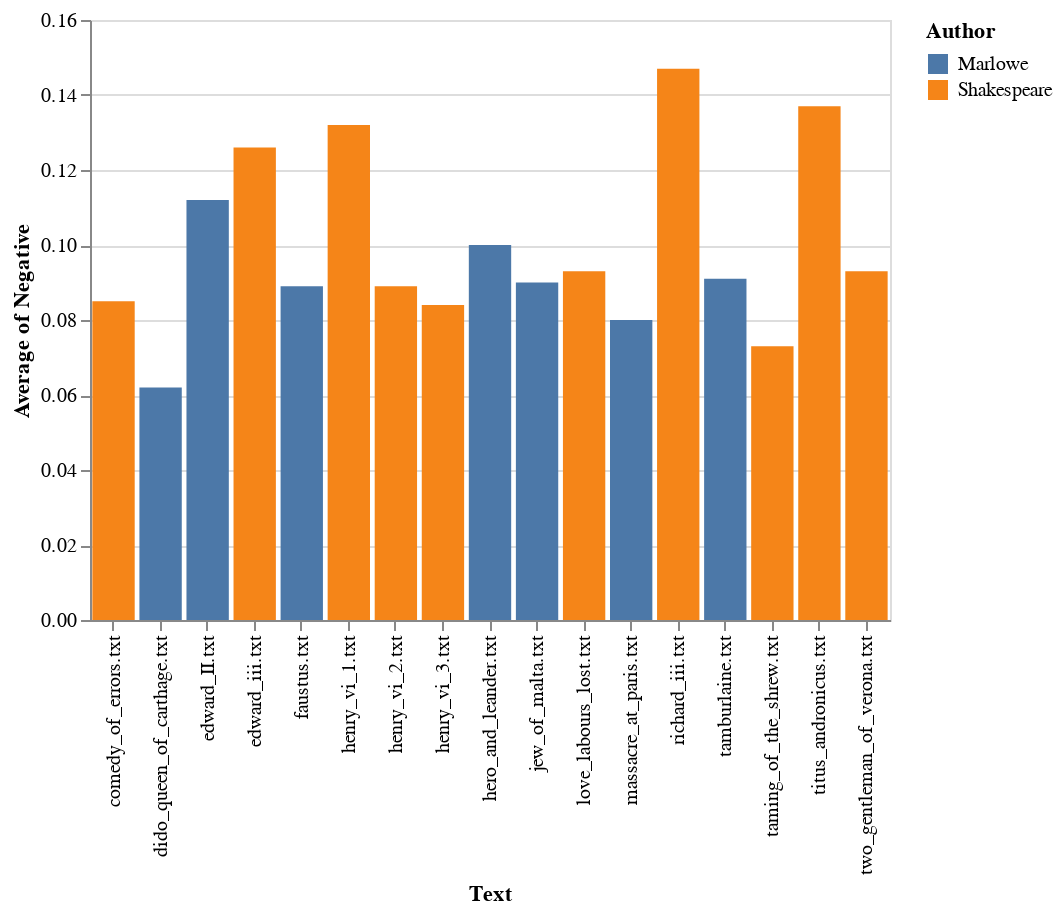

Source (notebook cell):
### Markdown cell above
RESPONSE: These first two charts were kind of interesting as they short which author's plays either carried more negative or positive sentiment. Although this doesn't necessarly show any indication of collaboration, it's interesting to see the style of each particular play

### Code cell
alt.Chart(df).mark_bar().encode(x='Text',y='average(Negative)', color="Author")

### Figure 1 — Vega-Lite specification as saved in the notebook (floating-point values rounded to 4 significant figures)
{"$schema": "https://vega.github.io/schema/vega-lite/v2.6.0.json", "config": {"view": {"height": 300, "width": 400}}, "data": {"name": "data-033e35f39209e7bd9450bf4e917ef80e"}, "datasets": {"data-033e35f39209e7bd9450bf4e917ef80e": [{"Author": "Marlowe", "Negative": 0.09, "Neutral": 0.79, "Positive": 0.12, "Text": "jew_of_malta.txt"}, {"Author": "Marlowe", "Negative": 0.08, "Neutral": 0.798, "Positive": 0.121, "Text": "massacre_at_paris.txt"}, {"Author": "Marlowe", "Negative": 0.091, "Neutral": 0.768, "Positive": 0.141, "Text": "tamburlaine.txt"}, {"Author": "Marlowe", "Negative": 0.089, "Neutral": 0.792, "Positive": 0.119, "Text": "faustus.txt"}, {"Author": "Marlowe", "Negative": 0.062, "Neutral": 0.851, "Positive": 0.087, "Text": "dido_queen_of_carthage.txt"}, {"Author": "Marlowe", "Negative": 0.112, "Neutral": 0.755, "Positive": 0.133, "Text": "edward_II.txt"}, {"Author": "Marlowe", "Negative": 0.1, "Neutral": 0.71, "Positive": 0.19, "Text": "hero_and_leander.txt"}, {"Author": "Shakespeare", "Negative": 0.084, "Neutral": 0.794, "Positive": 0.122, "Text": "henry_vi_3.txt"}, {"Author": "Shakespeare", "Negative": 0.093, "Neutral": 0.729, "Positive": 0.179, "Text": "love_labours_lost.txt"}, {"Author": "Shakespeare", "Negative": 0.089, "Neutral": 0.797, "Positive": 0.114, "Text": "henry_vi_2.txt"}, {"Author": "Shakespeare", "Negative": 0.132, "Neutral": 0.731, "Positive": 0.138, "Text": "henry_vi_1.txt"}, {"Author": "Shakespeare", "Negative": 0.147, "Neutral": 0.695, "Positive": 0.157, "Text": "richard_iii.txt"}, {"Author": "Shakespeare", "Negative": 0.073, "Neutral": 0.767, "Positive": 0.159, "Text": "taming_of_the_shrew.txt"}, {"Author": "Shakespeare", "Negative": 0.093, "Neutral": 0.733, "Positive": 0.174, "Text": "two_gentleman_of_verona.txt"}, {"Author": "Shakespeare", "Negative": 0.085, "Neutral": 0.829, "Positive": 0.086, "Text": "comedy_of_errors.txt"}, {"Author": "Shakespeare", "Negative": 0.126, "Neutral": 0.721, "Positive": 0.152, "Text": "edward_iii.txt"}, {"Author": "Shakespeare", "Negative": 0.137, "Neutral": 0.723, "Positive": 0.14, "Text": "titus_andronicus.txt"}]}, "encoding": {"color": {"field": "Author", "type": "nominal"}, "x": {"field": "Text", "type": "nominal"}, "y": {"aggregate": "average", "field": "Negative", "type": "quantitative"}}, "mark": "bar"}
